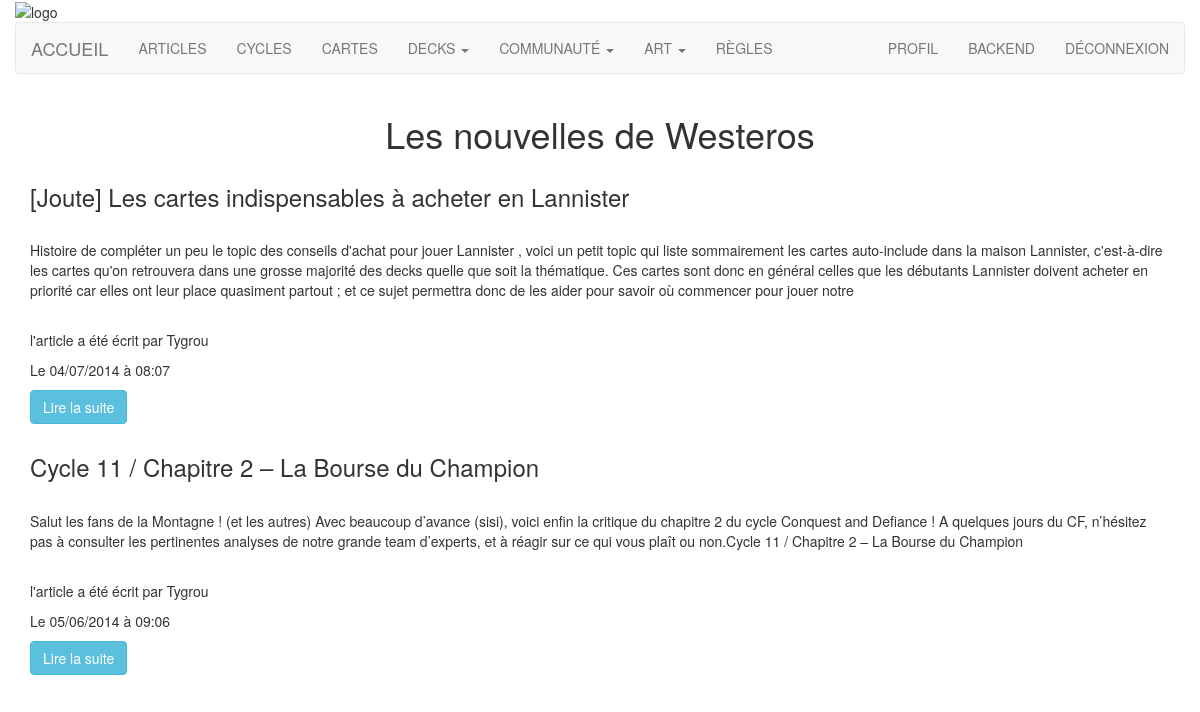
The page /php/frontend/articles.php (signed in) on the database its author committed.
### tables this page shows
CREATE TABLE IF NOT EXISTS `article_article` (
  `ArticleID` int(11) NOT NULL AUTO_INCREMENT,
  `Nom` varchar(255) NOT NULL,
  `Contenu` text NOT NULL,
  `Extrait` text NOT NULL,
  `Online` int(11) NOT NULL,
  `Slug` varchar(255) NOT NULL,
  `Creation` datetime NOT NULL,
  `Modification` datetime NOT NULL,
  `Auteur` int(11) NOT NULL,
  `Categorie` int(11) NOT NULL,
  PRIMARY KEY (`ArticleID`),
  KEY `fk_auteur` (`Auteur`),
  KEY `fk_categorie` (`Categorie`)
);

CREATE TABLE IF NOT EXISTS `membre_membre` (
  `MembreID` int(11) NOT NULL AUTO_INCREMENT,
  `Pseudo` varchar(20) NOT NULL,
  `Mail` varchar(200) NOT NULL,
  `Password` varchar(40) NOT NULL,
  `DateNaissance` date NOT NULL,
  `Pays` varchar(255) NOT NULL,
  `Ville` varchar(255) NOT NULL,
  `Meta` varchar(255) NOT NULL,
  `MaisonFavorite` varchar(255) NOT NULL,
  `Facebook` varchar(255) NOT NULL,
  `Twitter` varchar(255) NOT NULL,
  `Skype` varchar(255) NOT NULL,
  `OCTGN` varchar(255) NOT NULL,
  `Token` varchar(100) NOT NULL,
  `Rang` int(11) NOT NULL,
  `Actif` int(1) NOT NULL,
  PRIMARY KEY (`MembreID`),
  UNIQUE KEY `Pseudo` (`Pseudo`),
  KEY `fk_groupe` (`Rang`)
);

### Lib/list_article.php (called while the page is built, shortened)
<?php
	$db= connectDB();
    $sqlArticles =  "SELECT `article_article`.`ArticleID`, `article_article`.`Nom` AS `NomArticle`, `Extrait`, `Creation`, `Modification`, `Auteur`, `article_categorie`.`Nom` AS `CategorieArticle`, `article_images`.`Nom` AS                                `ImageArticle`,`Pseudo`
                     From `article_article`
                     RIGHT OUTER JOIN `article_categorie` ON `article_article`.`Categorie` = `article_categorie`.`CategorieID`
                     RIGHT OUTER JOIN `article_images` ON `article_article`.`ArticleID` = `article_images`.`ArticleID`
                     RIGHT OUTER JOIN `membre_membre` ON `article_article`.`Auteur` = `membre_membre`.`MembreID`
                     Where `Auteur` != 'NULL' ORDER BY `article_article`.`Creation` DESC";
    $reqArticles = $db->query($sqlArticles);
    $dataArticles = $reqArticles->fetchAll();
?>

### php/frontend/articles.php (the view, shortened to what this page needs)
<?php
    include("../../Lib/list_article.php");
    include("../../Layouts/menu.php");
 ?>
    <div class='row'>
    	<div class='col-lg-12 col-sm-12 col-md-12'>
    		<div class='col-lg-12 col-sm-12 col-md-12'>
    			<h1 class='text-center'>Les nouvelles de Westeros</h1>
    		</div>
    <?php
        foreach ($dataArticles as $k => $v){
            $idArticle = $v['ArticleID'];
            $titreArticle=$v['NomArticle'];
            $extraitArticle=$v['Extrait'];
            $dateArticle= date('d/m/Y',strtotime($v['Creation']));
            $heureArticle = date('H:m',strtotime($v['Creation']));
            $auteurArticle = $v['Pseudo'];
            $imageArticle = $v['ImageArticle'];
            $imagesExplode = explode('.',$imageArticle);
            $images =$imagesExplode[0].'_100x100.'.$imagesExplode[1];
             echo"
             	<div class='col-lg-12 col-sm-12 col-md-12'>
	             	<article class='mb1'>
	                    <div class='resume'>
	                        <div class='head'><h3>$titreArticle</h3></div>
	                        <img class='thumbs' src='http://www.letronedeferjce.com/webroot/media/images/articles/$images' alt=''/>
	                        <p class='first'>$extraitArticle</p><br/>
	                        <p class='second'> l'article a été écrit par <span class='gras'> $auteurArticle</span></p>
	                        <p class='second'>Le <span class='gras'>$dateArticle</span> à <span class='gras'>$heureArticle</span><br>
	                        <p class='second'><a class='blanc' href='http://".ROOT."/php/frontend/view_article.php?view=$idArticle'><button type='button' class='btn btn-info'>Lire la suite</button></a></p>
	                      <div class='clear'></div>
	                    </div>
	            	</article>
	            </div>
            ";
        }
    ?>
    	</div>
    </div>
  </body>
</html>

### rows shown on the page
article_article: Nom "[Joute] Les cartes indispensables à acheter en Lannister", Extrait "Histoire de compléter un peu le topic des conseils d'achat pour jouer Lannister , voici un petit topic qui liste sommairement les cartes auto-include dans la maison Lannister, c'est-à-dire les cartes qu'on retrouvera dans une grosse majorité des decks quelle que soit la thématique. Ces cartes sont donc en général celles que les débutants Lannister doivent acheter en priorité car elles ont leur place quasiment partout ; et ce sujet permettra donc de les aider pour savoir où commencer pour jouer notre", Auteur.Pseudo "Tygrou", Creation "04/07/2014", Creation "08:07"
article_article: Nom "Cycle 11 / Chapitre 2 – La Bourse du Champion", Extrait "Salut les fans de la Montagne ! (et les autres) Avec beaucoup d’avance (sisi), voici enfin la critique du chapitre 2 du cycle Conquest and Defiance ! A quelques jours du CF, n’hésitez pas à consulter les pertinentes analyses de notre grande team d’experts, et à réagir sur ce qui vous plaît ou non.Cycle 11 / Chapitre 2 – La Bourse du Champion", Auteur.Pseudo "Tygrou", Creation "05/06/2014", Creation "09:06"
